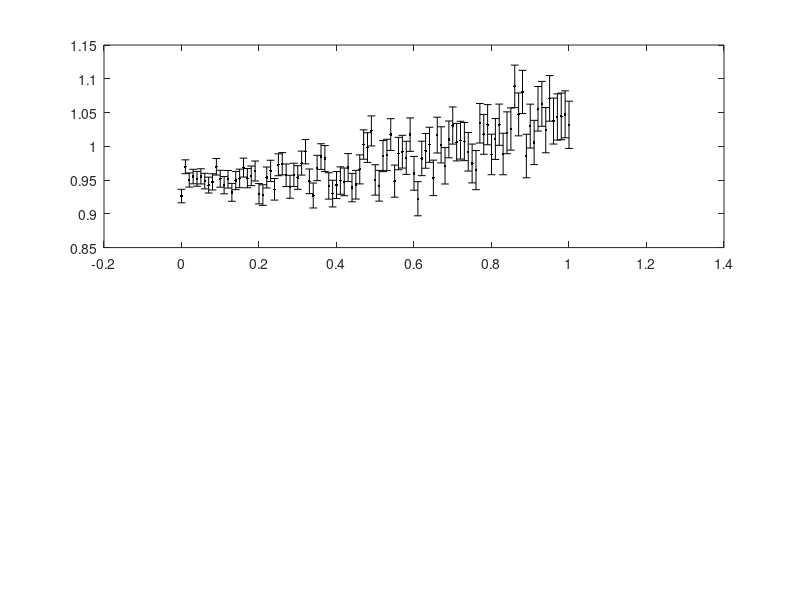

Write the MATLAB code that produced this figure. (Note: this script raises an error after producing the figure.)
D = dlmread('measurements.dat');
deg=7;
%make sets of plots and fits for polynomial up to degree 6
%for a given model ndf =n - deg+1
for i=0:deg;
    figure;
   h1 = subplot(2,1,1);
    scatter(D(:,1),D(:,2))
    errorbar(D(:,1),D(:,2),D(:,3),'.k');
    hold on
    %get paramaters and estimates from model
    [B, Yhat] = polyWLS(D(:,1),D(:,2),D(:,3),i);
    %compute chisq and p value
    ChisqVec =( (D(:,2)-Yhat)./(D(:,3)) ).^2 ;
    Chisq = sum(ChisqVec,1);
    ndf = size(D,1)-(i+1);
    pValue = 1- integral(@(p)chisqpdf(p,ndf),0,Chisq);
  
    plot(D(:,1), Yhat );
     text(min(D(:,1)),max(D(:,2)),['$\chi^{2}$ = ',num2str(Chisq)],'interpreter','latex');
     text(min(D(:,1)),max(D(:,2))-0.05, [ 'pValue =' , num2str(pValue)],'interpreter','latex'); 
     text(max(D(:,1)),min(D(:,2)), ['N =',num2str(size(D,1)) ],'interpreter','latex' );
     %text(max(D(:,1)),min(D(:,2))-0.05, [ 'polyDeg =' , num2str(i) ],'interpreter','latex');
    title(['Data Fit with Polynomial of Degree ', num2str(i)])
    xlabel('X');
    ylabel('Y');
    h2 = subplot(2,1,2);
    hist(ChisqVec,25);
    ylabel('Events Per Bin');
    xlabel('$\chi^{2}$ Value','interpreter','latex');
    title('$\chi^{2}$ histogram','interpreter','latex');
end
